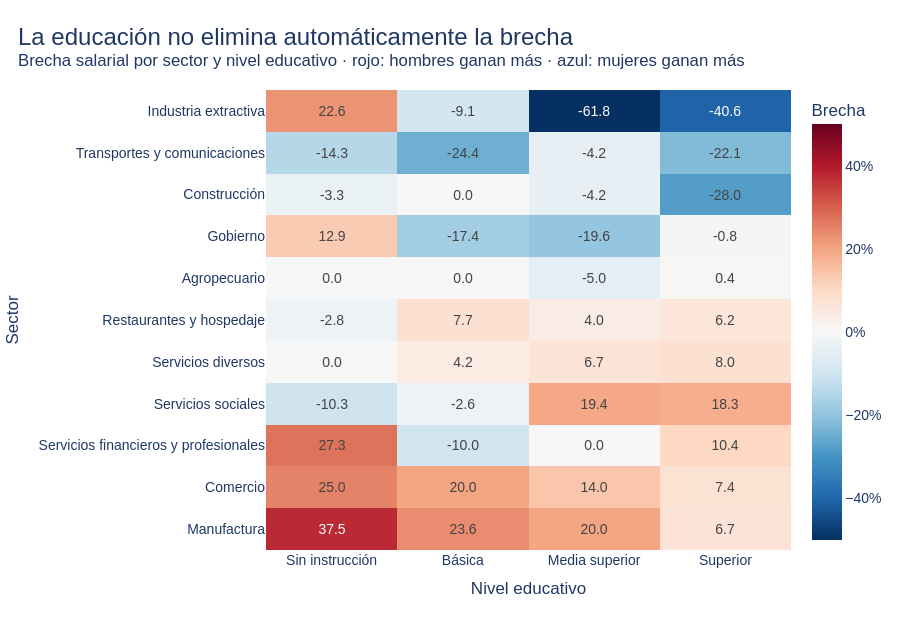

Notebook code cell kept with this figure:
### Code cell
bedu_clean = bedu.copy()

if "brecha_pct" not in bedu_clean.columns:
    bedu_clean["brecha_pct"] = (
        (bedu_clean["Hombre"] - bedu_clean["Mujer"]) / bedu_clean["Hombre"] * 100
    ).round(1)

orden_educ = [
    "Sin instrucción",
    "Básica",
    "Media superior",
    "Superior"
]

bedu_clean = bedu_clean[bedu_clean["nivel_educ"].isin(orden_educ)].copy()
bedu_clean["nivel_educ"] = pd.Categorical(
    bedu_clean["nivel_educ"],
    categories=orden_educ,
    ordered=True
)

pivot_edu = bedu_clean.pivot_table(
    index="sector",
    columns="nivel_educ",
    values="brecha_pct",
    aggfunc="median"
)

# Ordenar sectores por brecha promedio
pivot_edu["_promedio"] = pivot_edu.mean(axis=1)
pivot_edu = pivot_edu.sort_values("_promedio", ascending=True)
pivot_edu = pivot_edu.drop(columns="_promedio")

zmax = min(50, np.nanmax(np.abs(pivot_edu.values)))

fig_heat = px.imshow(
    pivot_edu,
    text_auto=".1f",
    aspect="auto",
    color_continuous_scale="RdBu_r",
    color_continuous_midpoint=0,
    zmin=-zmax,
    zmax=zmax,
    labels={
        "x": "Nivel educativo",
        "y": "Sector",
        "color": "Brecha %"
    }
)

fig_heat.update_traces(
    hovertemplate=(
        "<b>Sector:</b> %{y}<br>"
        "<b>Nivel educativo:</b> %{x}<br>"
        "<b>Brecha:</b> %{z:.1f}%"
        "<extra></extra>"
    )
)

fig_heat = estilo_fig(
    fig_heat,
    titulo="La educación no elimina automáticamente la brecha",
    subtitulo="Brecha salarial por sector y nivel educativo · rojo: hombres ganan más · azul: mujeres ganan más",
    alto=620
)

fig_heat.update_xaxes(side="bottom")
fig_heat.update_layout(
    coloraxis_colorbar=dict(
        title="Brecha",
        ticksuffix="%"
    )
)

fig_heat.show(config=FIG_CONFIG)

### Figure 1 — Plotly figure (JSON) as saved in the notebook; plotly's stock layout.template omitted (floating-point values rounded to 4 significant figures)
{"data": [{"coloraxis": "coloraxis", "hovertemplate": "<b>Sector:</b> %{y}<br><b>Nivel educativo:</b> %{x}<br><b>Brecha:</b> %{z:.1f}%<extra></extra>", "name": "0", "texttemplate": "%{z:.1f}", "type": "heatmap", "x": ["Sin instrucción", "Básica", "Media superior", "Superior"], "xaxis": "x", "y": ["Industria extractiva", "Transportes y comunicaciones", "Construcción", "Gobierno", "Agropecuario", "Restaurantes y hospedaje", "Servicios diversos", "Servicios sociales", "Servicios financieros y profesionales", "Comercio", "Manufactura"], "yaxis": "y", "z": [[22.6, -9.1, -61.8, -40.6], [-14.3, -24.4, -4.2, -22.1], [-3.3, 0.0, -4.2, -28.0], [12.9, -17.4, -19.6, -0.8], [0.0, 0.0, -5.0, 0.4], [-2.8, 7.7, 4.0, 6.2], [0.0, 4.2, 6.7, 8.0], [-10.3, -2.6, 19.4, 18.3], [27.3, -10.0, 0.0, 10.4], [25.0, 20.0, 14.0, 7.4], [37.5, 23.6, 20.0, 6.7]]}], "layout": {"coloraxis": {"cmax": 50, "cmid": 0, "cmin": -50, "colorbar": {"ticksuffix": "%", "title": {"text": "Brecha"}}, "colorscale": [[0, "rgb(5,48,97)"], [0.1, "rgb(33,102,172)"], [0.2, "rgb(67,147,195)"], [0.3, "rgb(146,197,222)"], [0.4, "rgb(209,229,240)"], [0.5, "rgb(247,247,247)"], [0.6, "rgb(253,219,199)"], [0.7, "rgb(244,165,130)"], [0.8, "rgb(214,96,77)"], [0.9, "rgb(178,24,43)"], [1, "rgb(103,0,31)"]]}, "font": {"color": "#203864", "family": "Arial, sans-serif", "size": 14}, "height": 620, "hoverlabel": {"bgcolor": "white", "font": {"family": "Arial", "size": 13}}, "legend": {"orientation": "h", "x": 0, "xanchor": "left", "y": -0.25, "yanchor": "bottom"}, "margin": {"b": 70, "l": 70, "r": 40, "t": 90}, "title": {"font": {"color": "#203864", "size": 24}, "text": "La educación no elimina automáticamente la brecha<br><sup>Brecha salarial por sector y nivel educativo · rojo: hombres ganan más · azul: mujeres ganan más</sup>", "x": 0.02, "xanchor": "left"}, "xaxis": {"anchor": "y", "domain": [0, 1], "gridcolor": "#E5ECF6", "showgrid": true, "side": "bottom", "title": {"text": "Nivel educativo"}, "zeroline": false}, "yaxis": {"anchor": "x", "autorange": "reversed", "domain": [0, 1], "gridcolor": "#E5ECF6", "showgrid": true, "title": {"text": "Sector"}, "zeroline": false}}}
